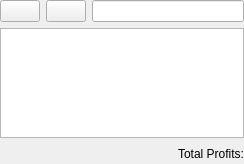
<?xml version="1.0" encoding="UTF-8"?>
<ui version="4.0">
 <class>KInstitutionsViewDecl</class>
 <widget class="QWidget" name="KInstitutionsViewDecl">
  <property name="geometry">
   <rect>
    <x>0</x>
    <y>0</y>
    <width>244</width>
    <height>164</height>
   </rect>
  </property>
  <layout class="QVBoxLayout" name="verticalLayout_2">
   <property name="margin">
    <number>0</number>
   </property>
   <item>
    <layout class="QVBoxLayout" name="verticalLayout">
     <item>
      <layout class="QHBoxLayout" name="searchLayout">
       <item>
        <widget class="KPushButton" name="m_collapseButton">
         <property name="toolTip">
          <string>Collapse all accounts in the list</string>
         </property>
         <property name="text">
          <string/>
         </property>
        </widget>
       </item>
       <item>
        <widget class="KPushButton" name="m_expandButton">
         <property name="toolTip">
          <string>Expand all accounts in the list</string>
         </property>
         <property name="text">
          <string/>
         </property>
        </widget>
       </item>
       <item>
        <widget class="KLineEdit" name="m_searchWidget">
         <property name="showClearButton" stdset="0">
          <bool>true</bool>
         </property>
        </widget>
       </item>
      </layout>
     </item>
     <item>
      <widget class="KMyMoneyAccountTreeView" name="m_accountTree"/>
     </item>
     <item>
      <layout class="QHBoxLayout">
       <item>
        <spacer name="Spacer1_2">
         <property name="orientation">
          <enum>Qt::Horizontal</enum>
         </property>
         <property name="sizeType">
          <enum>QSizePolicy::Expanding</enum>
         </property>
         <property name="sizeHint" stdset="0">
          <size>
           <width>20</width>
           <height>20</height>
          </size>
         </property>
        </spacer>
       </item>
       <item>
        <widget class="QLabel" name="m_totalProfitsLabel">
         <property name="minimumSize">
          <size>
           <width>150</width>
           <height>0</height>
          </size>
         </property>
         <property name="text">
          <string>Total Profits:</string>
         </property>
         <property name="textFormat">
          <enum>Qt::RichText</enum>
         </property>
         <property name="alignment">
          <set>Qt::AlignRight|Qt::AlignTrailing|Qt::AlignVCenter</set>
         </property>
         <property name="wordWrap">
          <bool>true</bool>
         </property>
        </widget>
       </item>
      </layout>
     </item>
    </layout>
   </item>
  </layout>
 </widget>
 <layoutdefault spacing="6" margin="11"/>
 <customwidgets>
  <customwidget>
   <class>KPushButton</class>
   <extends>QPushButton</extends>
   <header>kpushbutton.h</header>
  </customwidget>
  <customwidget>
   <class>KLineEdit</class>
   <extends>QLineEdit</extends>
   <header>klineedit.h</header>
  </customwidget>
  <customwidget>
   <class>KMyMoneyAccountTreeView</class>
   <extends>QTreeView</extends>
   <header>kmymoneyaccounttreeview.h</header>
  </customwidget>
 </customwidgets>
 <resources/>
 <connections/>
</ui>
